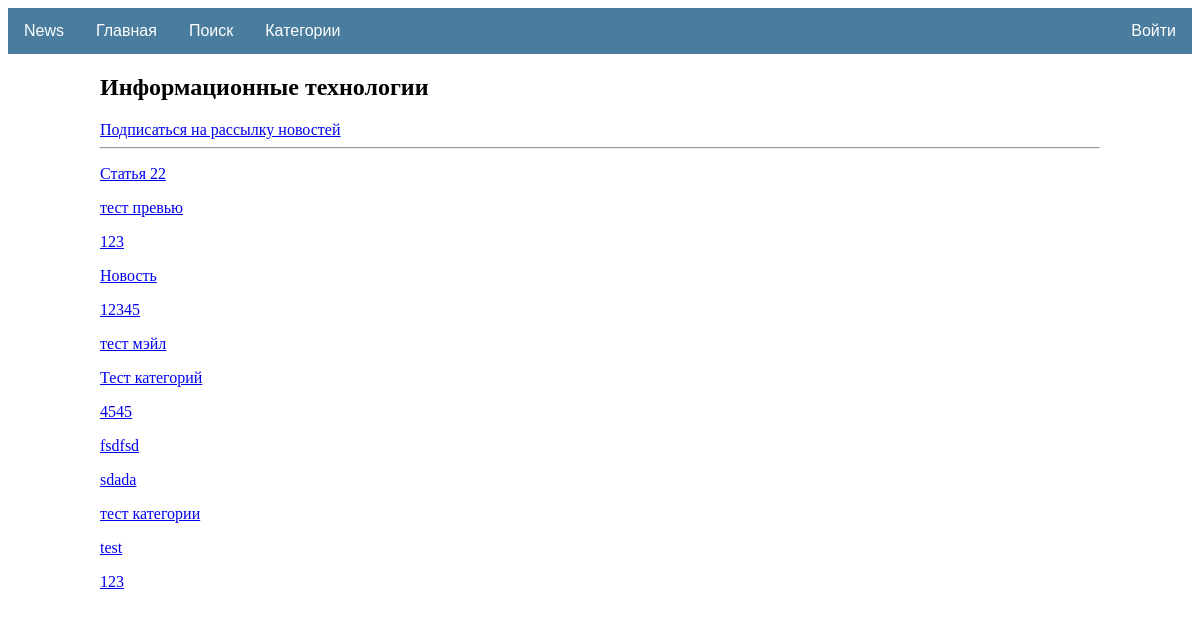
Page /category/1/ on the committed database.
### news/models.py (models this page shows, shortened)
class Category(models.Model):
    title = models.CharField(unique=True, max_length=120)
    subscribers = models.ManyToManyField(User, blank=True)
    def __str__(self):
        return f'{self.title}'

class Post(models.Model):
    news = 'Новость'
    article = 'Статья'
    type = [(news, 'Новость'), (article, 'Статья')]
    post_author = models.ForeignKey(Author, on_delete=models.CASCADE, verbose_name='Автор') # Автор
    post_type = models.CharField(max_length=30, choices=type, verbose_name='Тип') # Тип публикации
    post_time = models.DateTimeField(auto_now_add=True, verbose_name='Дата публикации') # Дата публикации
    post_category = models.ManyToManyField(Category, verbose_name='Категории') # Категории
    post_title = models.CharField(max_length=50, verbose_name='Заголовок') # Заголовок
    post_text = models.TextField(verbose_name='Текст') # Текст
    post_rating = models.IntegerField(default=0) # Рейтинг
    post_likes = models.IntegerField(default=0) # Понравилось
    post_dislikes = models.IntegerField(default=0) # Не понравилось

### news/views.py (the view)
# urls.py: path('category/<int:pk>/', PostCategoryDetails.as_view(), name='category_posts'),
class PostCategoryDetails(DetailView):
    template_name = 'news/category.html'
    context_object_name = 'category'
    queryset = Category.objects.all()
    def get_context_data(self, **kwargs):
        context = super().get_context_data(**kwargs)
        id = self.kwargs.get('pk')
        category = Category.objects.get(pk=id)
        posts = []
        for i in list(Post.objects.filter(post_category__title=category)):
            posts.append(i)
        context['category_posts'] = posts
        return context

### templates/news/category.html
{% extends 'default.html' %}
{% block content %}
<h2>
 {{ category.title }}
</h2>
<div>
    <a href="{% url 'subscribe' category.pk %}">Подписаться на рассылку новостей</a>
</div>
<hr>
{% for post in category_posts %}
<p><a href="{% url 'post' post.pk %}">{{ post.post_title }}</p>
{% endfor %}
{% endblock %}

### rows in the picture
Category: title "Информационные технологии"
Post: post_title "Статья 22"
Post: post_title "тест превью"
Post: post_title "123"
Post: post_title "Новость"
Post: post_title "12345"
Post: post_title "тест мэйл"
Post: post_title "Тест категорий"
Post: post_title "4545"
Post: post_title "fsdfsd"
Post: post_title "sdada"
Post: post_title "тест категории"
Post: post_title "test"
Post: post_title "123"
